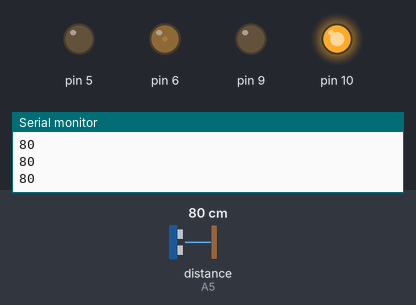
Recording of a sketch running on a simulated Arduino Uno, built with avr-gcc and run on an emulated ATmega328P. Shown: output pins drawn as LEDs (lit = HIGH), the last lines printed to the serial monitor. Wiring (inferred from the names in the program): ultrasonic range finder: trigger A4; echo A5. Dashed ring = blinking. Inputs (shaded band) come from the test bench; at power-on: distance to the obstacle (sensor on A5) 80 cm. The echo pulse lasts 58.3 µs per cm; pins used as bus, display or sensor lines are not drawn.

Above: at 1.2 s.
1.3 s: distance to the obstacle (sensor on A5) set to 33 cm
2.8 s: distance to the obstacle (sensor on A5) set to 27 cm
At 3.6 s:
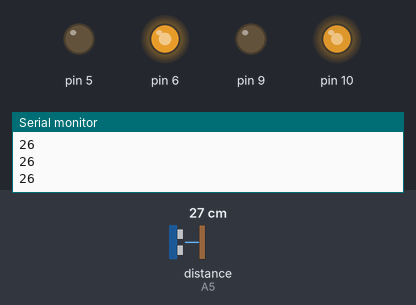
5.8 s: distance to the obstacle (sensor on A5) set to 2 cm
At 6.5 s:
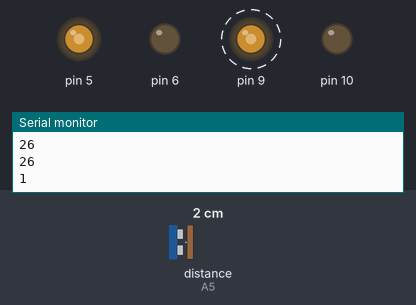
8.8 s: distance to the obstacle (sensor on A5) set to 60 cm
At 9.25 s:
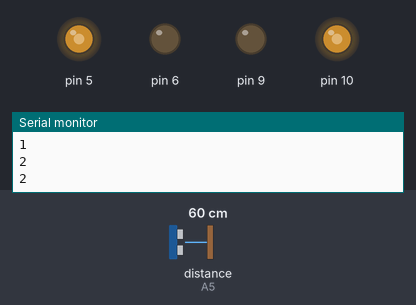
Timing chart, 0 to 11.8 s (numbered marks = the images above; inputs shaded):
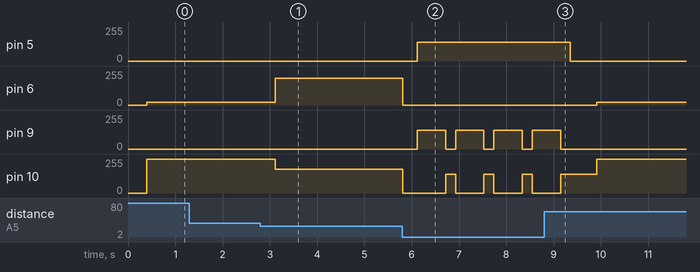

Measured:
- the behaviour switches between 31 and 30 cm on distance to the obstacle (sensor on A5) (found by bisection; images 0 and 1)
- after the input at 2.8 s, pin 6: 19/255 → 200/255 after 0.31 s; pin 10: 255/255 → 180/255 after 0.31 s
- after the input at 5.8 s, pin 5: 0/255 → 140/255 after 0.31 s; pin 6: 200/255 → 0/255 at once; pin 9: alternates 140/255 for 0.60 s and 0/255 for 0.21 s, starting after 0.31 s; pin 10: 180/255 → 0/255 at once, then repeats every 0.81 s: 140/255 0.21 s, 0/255 0.60 s
- after the input at 8.8 s, pin 5: 140/255 → 0/255 after 0.55 s; pin 6: 0/255 → 19/255 after 1.1 s; pin 9: goes on until 9.1 s, then stays 0/255

The sketch:

avoidance.ino
```cpp
//Define the direction of car movement
#define  stopp     0
#define  forward  1
#define  back     2
#define  left     3
#define  right    4

//Definition of ultrasonic pin
#define  Trig A4
#define  Echo A5

//Data variable definition
int MotSpeed1 = 0;
int MotSpeed2 = 0;
int Speed_adjustment = 180;
int stop_bit = 0;

//Program initialization
void setup()
{
    Serial.begin(9600);
    pinMode(5, OUTPUT);
    pinMode(6, OUTPUT);
    pinMode(9, OUTPUT);
    pinMode(10, OUTPUT);
    pinMode(Trig,OUTPUT);
    pinMode(Echo,INPUT);
}
void loop()
{
   avoidance(18);  //In brackets is the obstacle avoidance distance in cm
}

/*
Function: obtain ultrasonic sensor ranging data
Parameters: Trig, Echo
Parameter description: sensor connected to the motherboard pin port A4,A5
Trig -------> pin A4
Echo -------> pin A5
*/
float GetDistance()
{
    float distance;
	  digitalWrite(Trig, LOW);
	  delayMicroseconds(2);
	  digitalWrite(Trig, HIGH);
	  delayMicroseconds(10);
	  digitalWrite(Trig, LOW);
    distance = pulseIn(Echo, HIGH) / 58.00;
	  return distance;  //Return distance
}

/*
* Function: Obstacle avoidance
* Parameter: set_dis sets the obstacle avoidance distance
*/

//Motor 1 output definition
void motor1(int steep1, int steep2)
{
   analogWrite(5,steep1);
   analogWrite(6,steep2);
}

//Motor 2 output definition
void motor2(int steep1, int steep2)
{
   analogWrite(9,steep1);
   analogWrite(10,steep2);
}

//Obstacle avoidance function
void avoidance(int set_dis)
{
    int distance;
    distance = GetDistance();
    Serial.println(distance);  //Print distance in serial port
    if(distance < 30)     //Judge that the distance is less than 40cm and start to decelerate
    {
	    Speed_adjustment--;
	    //delay(5);     //Car deceleration speed
	    if(Speed_adjustment<=180)
	    Speed_adjustment=180;
      MotSpeed1 = Speed_adjustment+20;  //In order to make up for the car's yaw, a value can be added according to the actual situation //as:Speed_adjustment+20
      MotSpeed2 = Speed_adjustment;
    }
    if(distance > 40)  //Judge if the distance is more than 40cm and start to accelerate
    {
	    Speed_adjustment++;
	    //delay(5);
	    if(Speed_adjustment>=255)
	    Speed_adjustment=255; //The maximum limit is 255
      MotSpeed1 = Speed_adjustment+20; //In order to make up for the car's yaw, a value can be added according to the actual situation //as:Speed_adjustment+20
      MotSpeed2 = Speed_adjustment;
    }
	  if(distance < set_dis)  //Judge that the car is less than the obstacle avoidance distance and start to turn backward
	  {
		delay(10);
		distance = GetDistance();
		  if(distance < set_dis)
		  {
			  if(stop_bit==0)
			  {
				  motor(stopp,0,0);//stop
				  delay(300);
				  stop_bit=1;
			  }
			  motor(back,140,140); //Car back
			  delay(600);
			  motor(left,140,140); //The car turns left
			  delay(200);
			  Speed_adjustment=120;
		  }
	  }
    else
    {
        motor(forward,MotSpeed1,MotSpeed2);//If there is no less than the obstacle avoidance distance, move forward
		    stop_bit=0;
    }
}

//Motor direction function to determine the direction of the car
void motor(int dir ,int speed1, int speed2)
{
    switch (dir)
    {
    case stopp:
        motor1(0, 0);
        motor2(0, 0);
        break;
    case forward:  //Go ahead
       motor1(0,speed1); //If the circuit is not connected correctly, modify here to correct the motor direction
       motor2(0,speed2);
        break;
    case back:  //Back up
        motor1(speed1, 0);
        motor2(speed2, 0);
        break;
    case left:   //Turn left
        motor1(speed1, 0);
        motor2(0, speed2);
        break;
    case right:   //Turn right
        motor1(0, speed1);
        motor2(speed1, 0);
        break;
    default:
        break;
    }
}
```
